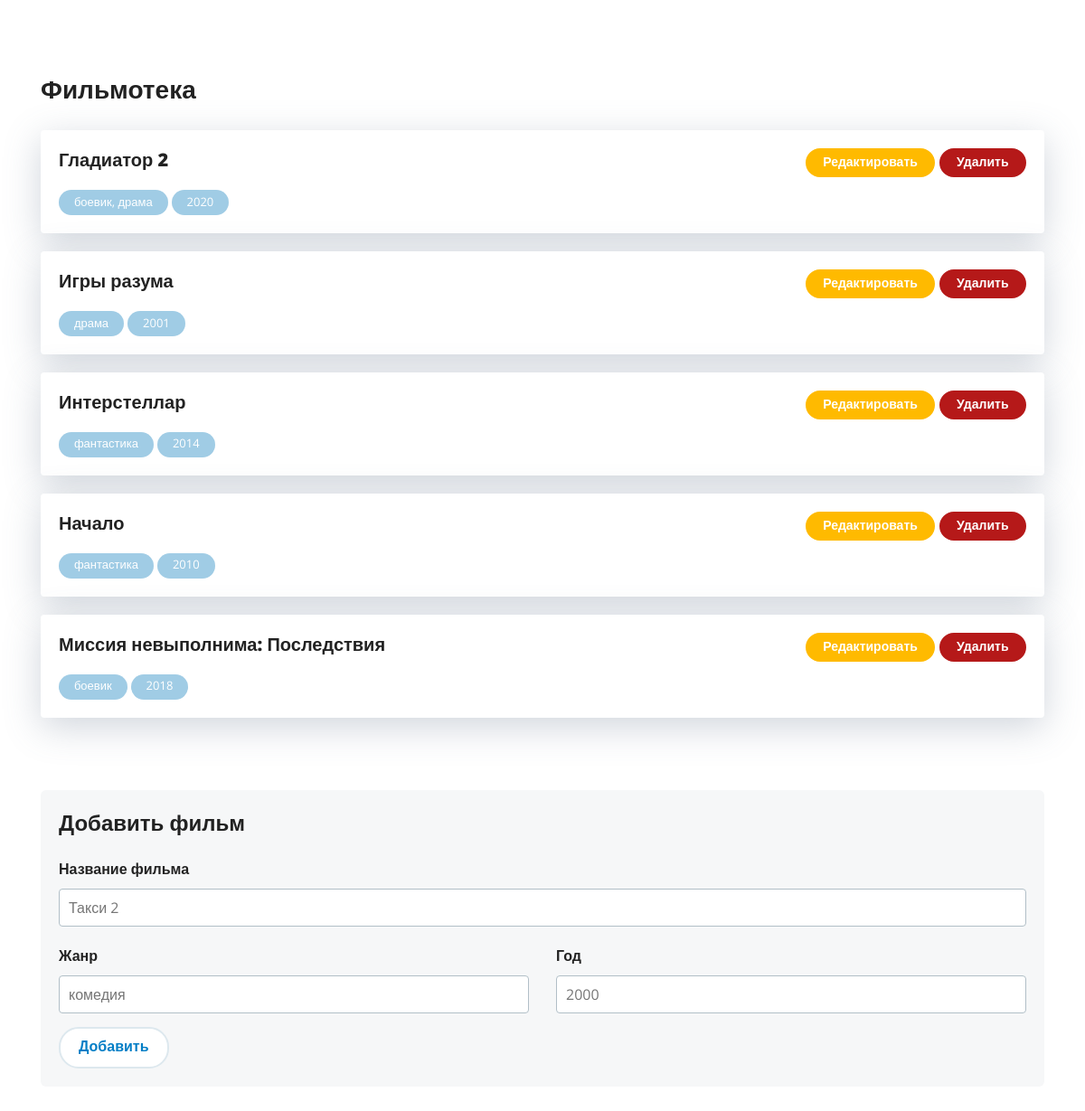
The page / on the database its author committed.
### tables this page shows
CREATE TABLE `films` (
  `id` int(11) NOT NULL,
  `title` text NOT NULL,
  `genre` text NOT NULL,
  `year` text NOT NULL
);

### index.php (the view, shortened to what this page needs)
<?php
$link = mysqli_connect('localhost', 'root', '', 'WD-05-filmoteka-kiselev');
$query = "SELECT * FROM films";
$films = array();
if ( $result = mysqli_query($link, $query) ){
	while ( $row = mysqli_fetch_array($result) ) {
	    $films[] = $row;
	}
}
 ?>
<!DOCTYPE html>
<html lang="ru">
<head>
	<link rel="stylesheet" href="libs/normalize-css/normalize.css" />
	<link rel="stylesheet" href="libs/bootstrap-4-grid/grid.min.css" />
	<link rel="stylesheet" href="libs/jquery-custom-scrollbar/jquery.custom-scrollbar.css" />
	<link rel="stylesheet" href="/css/main.css" />
</head>
<body class="index-page">
	<div class="container user-content section-page">
		<div class="title-1">Фильмотека</div>
		<?php
			foreach ($films as $key => $film) { ?>
			<div class="card mb-20">
				<div class="card-header">
					<h4 class="title-4"><?=$film['title']?></h4>
					<div class="buttons">
						<a href="edit.php?id=<?=$film['id']?>" class="button button--editsmall">Редактировать</a>
						<a href="?action=delete&id=<?=$film['id']?>" class="button button--removesmall">Удалить</a>
					</div>
				</div>
				<div class="badge"><?=$film['genre']?></div>
				<div class="badge"><?=$film['year']?></div>
			</div>
		<?php } ?>
		<div class="panel-holder mt-80 mb-40">
			<div class="title-3 mt-0">Добавить фильм</div>
			<form action="" method="POST">
				<div class="form-group"><label class="label">Название фильма<input class="input" name="title" type="text" placeholder="Такси 2" /></label></div>
				<div class="row">
					<div class="col">
						<div class="form-group"><label class="label">Жанр<input class="input" name="genre" type="text" placeholder="комедия" /></label></div>
					</div>
					<div class="col">
						<div class="form-group"><label class="label">Год<input class="input" name="year" type="text" placeholder="2000" /></label></div>
					</div>
				</div>
				<input class="button" type="submit" name="newFilm" value="Добавить" />
			</form>
		</div>
	</div>
</body>
</html>

### rows shown on the page
films: title "Гладиатор 2", genre "боевик, драма", year "2020"
films: title "Игры разума", genre "драма", year "2001"
films: title "Интерстеллар", genre "фантастика", year "2014"
films: title "Начало", genre "фантастика", year "2010"
films: title "Миссия невыполнима: Последствия", genre "боевик", year "2018"
